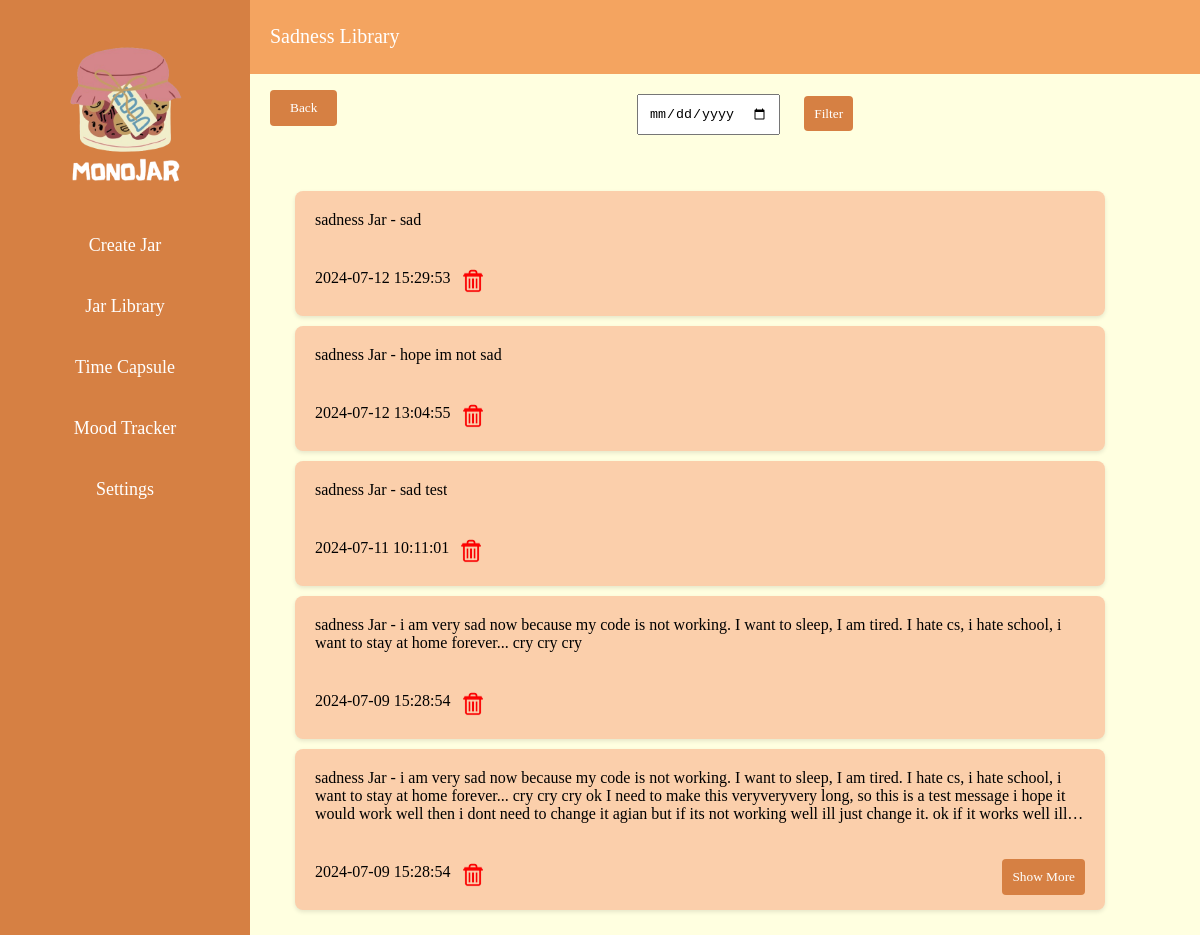
Page /sadnessLibrary/wangjiaa on the earlier database version.
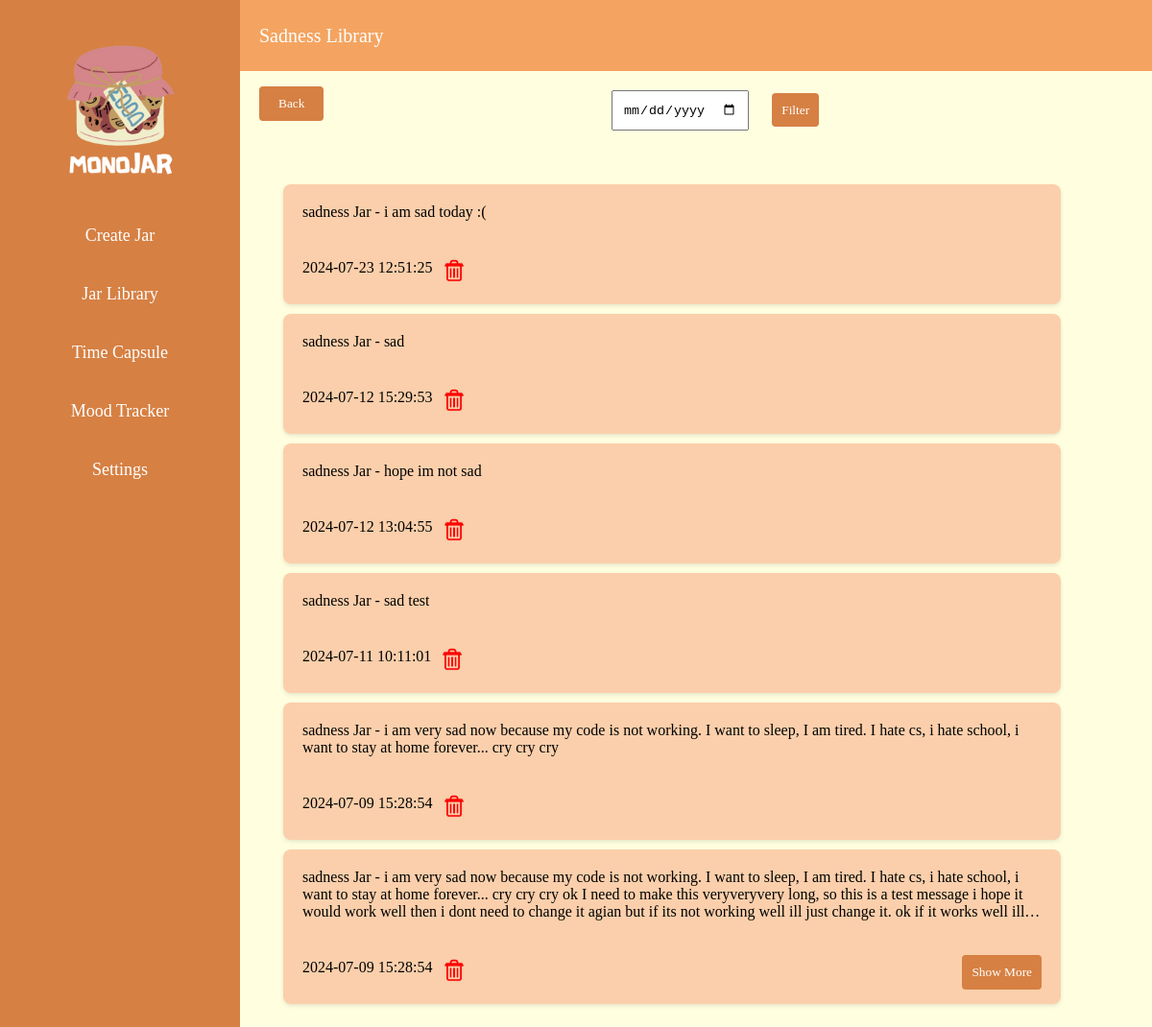
Same page on the later database version.
### tables this page shows
CREATE TABLE jars (
                id INTEGER PRIMARY KEY AUTOINCREMENT,
                username TEXT NOT NULL,
                type TEXT NOT NULL,
                content TEXT NOT NULL, created_at TIMESTAMP,
                FOREIGN KEY (username) REFERENCES users(username) ON DELETE CASCADE
            );

### Backend/app.py (the view)
@app.route('/sadnessLibrary/<username>')
def sadness_library(username):
    jars = query_jars(username, 'sadness')
    return render_template('sadnessLibrary.html', jars=jars, username=username)

### Backend/app.py (called while the page is built)
def query_jars(username, jar_type):
    conn = get_db()
    cursor = conn.cursor()
    cursor.execute('''
        SELECT id, type, content, created_at
        FROM jars
        WHERE username = ? AND type = ?
        ORDER BY created_at DESC
    ''', (username, jar_type))
    rows = cursor.fetchall()
    conn.close()
    jars = [{'id': row[0], 'type': row[1], 'content': row[2], 'created_at': row[3]} for row in rows]
    return jars

### Frontend/templates/sadnessLibrary.html
{% extends 'base.html' %}
{% block content %}
<div class="main-content">
    <div class="header">
        <div class="title">Sadness Library</div>
    </div>
    <div class="content">
        <a href="/createJar/{{ username }}">
            <button class="back-button">Back</button>
        </a>
        <form id="filter-form" method="GET" action="/filterSadnessJars/{{ username }}">
            <input type="date" name="filter-date" id="filter-date">
            <button type="submit">Filter</button>
        </form>
        <ul id="jar-list">
            {% for jar in jars %}
            <li class="content jar collapsed" id="jar-{{ jar.id }}">
                <p>{{ jar.type }} Jar - {{ jar.content }}</p>
                <div class="jar-controls">
                    <span class="created-at">{{ jar.created_at }}</span>
                    <button class="delete-button" data-jar-id="{{ jar.id }}">
                        <img src="/static/image/deleteIcon.png" alt="Delete">
                    </button>
                    <button class="expand-button" data-jar-id="{{ jar.id }}">Show More</button>
                </div>
            </li>
            {% endfor %}
        </ul>
    </div>
</div>
{% endblock %}

Differences in the rows shown:
added jars: type "sadness", content "i am sad today :(", created_at "2024-07-23 12:51:25"
